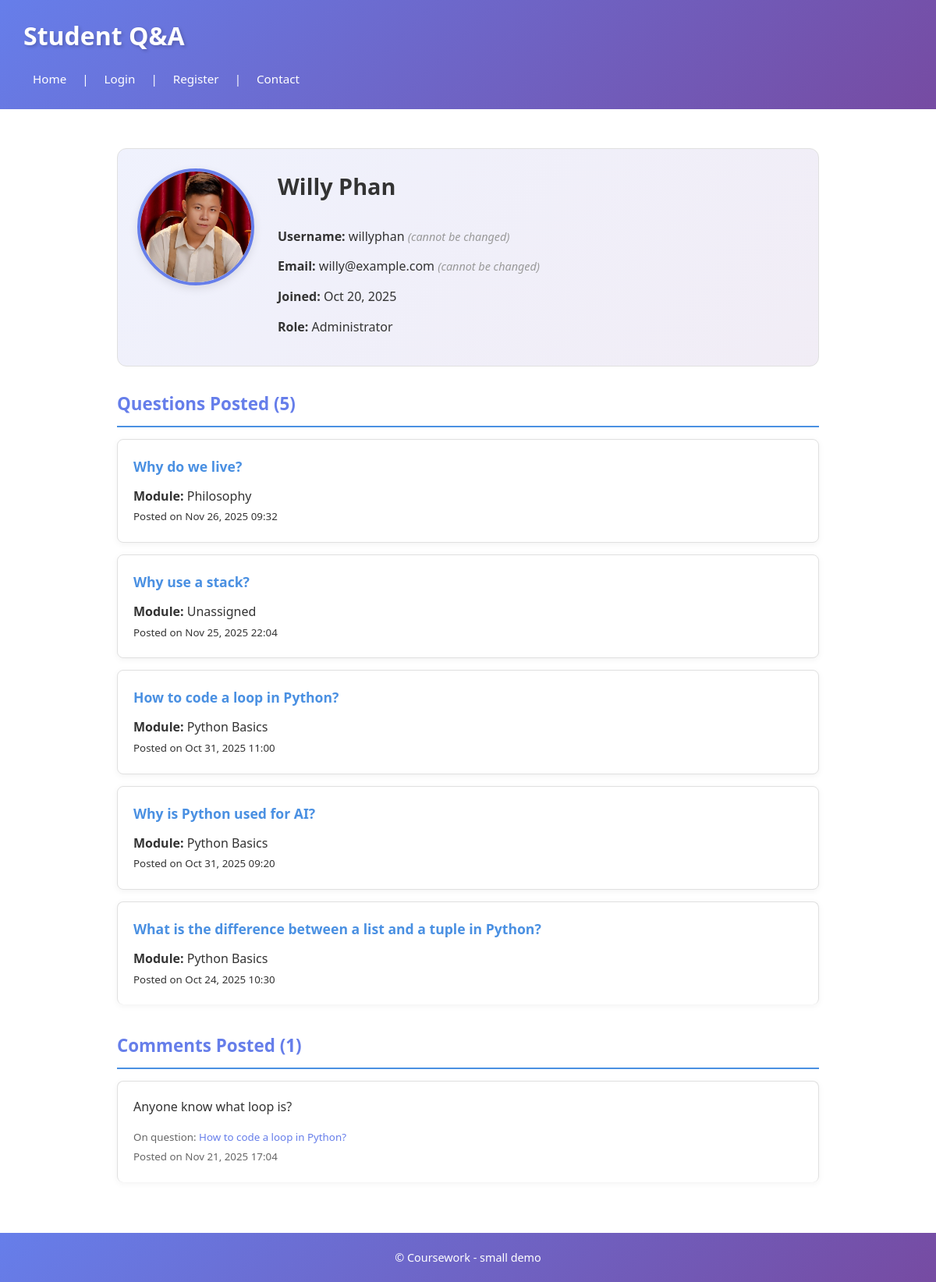
The app's page /profile.php?username=willyphan with its own data.
### tables this page shows
CREATE TABLE `user` (
  `id` int(11) NOT NULL,
  `username` varchar(100) NOT NULL,
  `name` varchar(100) NOT NULL,
  `email` varchar(100) NOT NULL,
  `password` varchar(255) NOT NULL,
  `role` enum('user','admin') NOT NULL DEFAULT 'user',
  `avatar` varchar(255) DEFAULT NULL,
  `created_at` datetime NOT NULL DEFAULT current_timestamp()
);

CREATE TABLE `question` (
  `id` int(11) NOT NULL,
  `text` text NOT NULL,
  `date` datetime NOT NULL,
  `userid` int(11) DEFAULT NULL,
  `moduleid` int(11) DEFAULT NULL,
  `img` varchar(255) DEFAULT NULL
);

CREATE TABLE `module` (
  `id` int(11) NOT NULL,
  `name` varchar(100) NOT NULL
);

CREATE TABLE `comment` (
  `id` int(11) NOT NULL,
  `text` text NOT NULL,
  `date` datetime NOT NULL DEFAULT current_timestamp(),
  `userid` int(11) NOT NULL,
  `questionid` int(11) NOT NULL
);

### profile.php (called while the page is built, shortened)
<?php
require 'includes/DatabaseConnection.php';
require 'includes/DataBaseFunctions.php';
$username = $_GET['username'];
$user = getUserByUsername($pdo, $username);
$userQuestions = getUserQuestions($pdo, $user['id']);
$userComments = getUserComments($pdo, $user['id']);
include 'templates/user_profile.php';
include 'templates/layout.php';
?>

### includes/DataBaseFunctions.php (called while the page is built, shortened)
<?php
function getUserByUsername($pdo, $username) {
    $sql = "SELECT id, username, name, email, role, avatar, created_at FROM `user` WHERE username = :username";
    return query($pdo, $sql, [':username' => $username])->fetch();
}
function query($pdo, $sql, $params = []) {
    $stmt = $pdo->prepare($sql);
    $stmt->execute($params);
    return $stmt;
}
function getUserQuestions($pdo, $userid) {
    $sql = "SELECT q.id, q.text AS questiontext, q.date, q.img, q.moduleid,
                   m.name AS modulename
            FROM question q
            LEFT JOIN module m ON q.moduleid = m.id
            WHERE q.userid = :userid
            ORDER BY q.date DESC";
    return query($pdo, $sql, [':userid' => $userid])->fetchAll();
}
function getUserComments($pdo, $userid) {
    $sql = "SELECT c.id, c.text, c.date, q.id AS questionid, q.text AS questiontext
            FROM comment c
            JOIN question q ON c.questionid = q.id
            WHERE c.userid = :userid
            ORDER BY c.date DESC";
    return query($pdo, $sql, [':userid' => $userid])->fetchAll();
}
?>

### templates/user_profile.php (the view, shortened to what this page needs)
<div class="user-profile">
    <div class="profile-header">
        <div class="avatar-section">
            <?php if (!empty($user['avatar'])): ?>
                <img src="images/avatars/<?=htmlspecialchars($user['avatar'])?>" alt="<?=htmlspecialchars($user['name'])?>" class="profile-avatar">
            <?php else: ?>
                <div class="profile-avatar-placeholder">No Avatar</div>
            <?php endif; ?>
        </div>
        <div class="profile-info">
            <h2><?=htmlspecialchars($user['name'])?></h2>
            <p><strong>Username:</strong> <?=htmlspecialchars($user['username'])?> <span class="info-note">(cannot be changed)</span></p>
            <p><strong>Email:</strong> <?=htmlspecialchars($user['email'])?> <span class="info-note">(cannot be changed)</span></p>
            <p><strong>Joined:</strong> <?=htmlspecialchars(date('M d, Y', strtotime($user['created_at'])))?></p>
            <p><strong>Role:</strong> <?=htmlspecialchars($user['role'] === 'admin' ? 'Administrator' : 'User')?></p>
        </div>
    </div>
    <div class="profile-content">
        <h3>Questions Posted (<?=count($userQuestions)?>)</h3>
        <?php if (empty($userQuestions)): ?>
            <p>No questions yet.</p>
        <?php else: ?>
            <div class="questions-list">
                <?php foreach ($userQuestions as $q): ?>
                    <article class="question-card">
                        <h4><a href="question.php?id=<?=htmlspecialchars($q['id'])?>"><?=htmlspecialchars(substr($q['questiontext'], 0, 100))?></a></h4>
                        <p><strong>Module:</strong> <?=htmlspecialchars($q['modulename'] ?? 'Unassigned')?></p>
                        <p><small>Posted on <?=htmlspecialchars(date('M d, Y H:i', strtotime($q['date'])))?></small></p>
                    </article>
                <?php endforeach; ?>
            </div>
        <?php endif; ?>
    </div>
    <div class="profile-content">
        <h3>Comments Posted (<?=count($userComments)?>)</h3>
        <?php if (empty($userComments)): ?>
            <p>No comments yet.</p>
        <?php else: ?>
            <div class="comments-list">
                <?php foreach ($userComments as $c): ?>
                    <article class="comment-card">
                        <p><?=htmlspecialchars($c['text'])?></p>
                        <p><small>On question: <a href="question.php?id=<?=htmlspecialchars($c['questionid'])?>"><?=htmlspecialchars(substr($c['questiontext'], 0, 80))?></a></small></p>
                        <p><small>Posted on <?=htmlspecialchars(date('M d, Y H:i', strtotime($c['date'])))?></small></p>
                    </article>
                <?php endforeach; ?>
            </div>
        <?php endif; ?>
    </div>
</div>

### styles.css (style rules this page uses)
* { margin: 0; padding: 0; box-sizing: border-box; }
body { font-family: 'Segoe UI', Tahoma, Geneva, Verdana, sans-serif; color: #333; line-height: 1.6; min-height: 100vh; background: linear-gradient(135deg, #667eea 0%, #764ba2 25%, #f093fb 50%, #4facfe 75%, #00f2fe 100%); background-size: 400% 400%; animation: gradientShift 15s ease infinite; position: relative; }
img { max-width: 100%; height: auto; }
a { color: #667eea; text-decoration: none; transition: color 0.3s ease; }
h2 { margin-top: 0; color: #333; border-bottom: 3px solid #667eea; padding-bottom: 12px; margin-bottom: 20px; font-size: 1.8em; }
h3 { color: #667eea; margin-top: 25px; margin-bottom: 15px; font-size: 1.4em; }
h4 { color: #333; margin-bottom: 10px; font-size: 1.1em; }
article { border-bottom: 1px solid #e0e0e0; padding: 20px 0; }
article:last-child { border-bottom: none; }
.user-profile { max-width: 900px; margin: 20px auto; }
.profile-header { display: flex; align-items: flex-start; gap: 30px; padding: 25px; background: linear-gradient(135deg, rgba(102, 126, 234, 0.1) 0%, rgba(118, 75, 162, 0.1) 100%); border-radius: 12px; margin-bottom: 30px; border: 1px solid #e0e0e0; }
.avatar-section { display: flex; flex-direction: column; align-items: center; }
.profile-avatar { width: 150px; height: 150px; border-radius: 50%; object-fit: cover; border: 4px solid #667eea; box-shadow: 0 4px 12px rgba(0, 0, 0, 0.1); }
.profile-info { flex: 1; }
.profile-info h2 { margin-top: 0; margin-bottom: 15px; border-bottom: none; }
.profile-info p { margin: 10px 0; line-height: 1.8; }
.info-note { color: #999; font-size: 0.9em; font-style: italic; }
.profile-content { margin-bottom: 35px; }
.questions-list, .comments-list { display: flex; flex-direction: column; gap: 15px; }
.question-card, .comment-card { padding: 20px; background: white; border: 1px solid #e0e0e0; border-radius: 8px; box-shadow: 0 2px 8px rgba(0, 0, 0, 0.05); transition: transform 0.2s ease, box-shadow 0.2s ease; }
.question-card h4 { margin: 0 0 12px 0; }
.comment-card p:first-child { margin: 0 0 12px 0; color: #333; }
.comment-card small { color: #666; }

### templates/user_profile.php (style rules this page uses)
.profile-content h3 { border-bottom: 2px solid #4a90e2; padding-bottom: 10px; margin-bottom: 15px; }
.question-card h4 a { color: #4a90e2; text-decoration: none; }

### records on screen
user: avatar (picture), name "Willy Phan", username "willyphan", email "willy@example.com", created_at "Oct 20, 2025", role "Administrator"
question: text "Why do we live?", moduleid.name "Philosophy", date "Nov 26, 2025 09:32"
question: text "Why use a stack?", modulename "Unassigned", date "Nov 25, 2025 22:04"
question: text "How to code a loop in Python?", moduleid.name "Python Basics", date "Oct 31, 2025 11:00"
question: text "Why is Python used for AI?", moduleid.name "Python Basics", date "Oct 31, 2025 09:20"
question: text "What is the difference between a list and a tuple in Python?", moduleid.name "Python Basics", date "Oct 24, 2025 10:30"
comment: text "Anyone know what loop is?", questionid.text "How to code a loop in Python?", date "Nov 21, 2025 17:04"

### other values on screen
count($userQuestions) "5"
count($userComments) "1"
